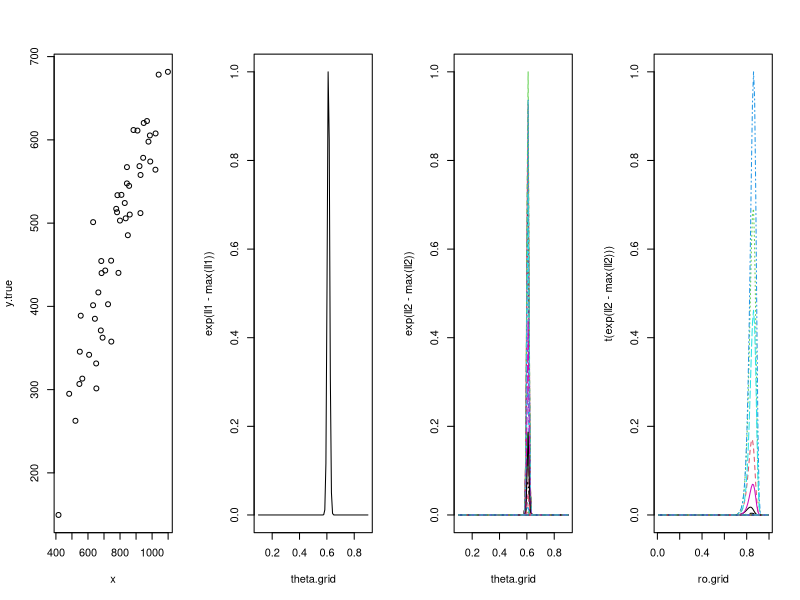

R code for this plot:
m.x=800;s.x=150
s.e=50
a=0.6
n=50
x=rnorm(n,m.x,s.x)
y.true=a*x+rnorm(n,0,s.e)

ll.standard<-function(theta,y,x,s.e){
  y.sim=theta*x
  ll=sum(dnorm(y,y.sim,s.e,log=T))
}

ll.nu<-function(theta,ro,y,x,m.y,s.y){
  y.sim=theta*x
  z=(1/s.y^2)*( (y-m.y)^2 - 2*ro*(y-m.y)*(y.sim-m.y) + (y.sim-m.y)^2)
  ll=-1*z/(1-ro^2)-log(2*pi*s.y^2*sqrt(1-ro^2))
  return(sum(ll))
}

X11();par(mfrow=c(1,4))
plot(x,y.true)
theta.grid=seq(0.1,0.9,,100)
ro.grid=seq(0.01,0.99,,100)
ll1=matrix(NA,length(theta.grid),1)
ll2=matrix(NA,length(theta.grid),length(ro.grid))

for(i in 1:length(theta.grid)){
  ll1[i]=ll.standard(theta.grid[i],y.true,x,s.e)
  for(j in 1:length(ro.grid)){
    ll2[i,j]=ll.nu(theta.grid[i],ro.grid[j],y.true,x,mean(y.true),sd(y.true))
  }
}
plot(theta.grid,exp(ll1-max(ll1)),type='l')
matplot(theta.grid,exp(ll2-max(ll2)),type='l')
matplot(ro.grid,t(exp(ll2-max(ll2))),type='l')

